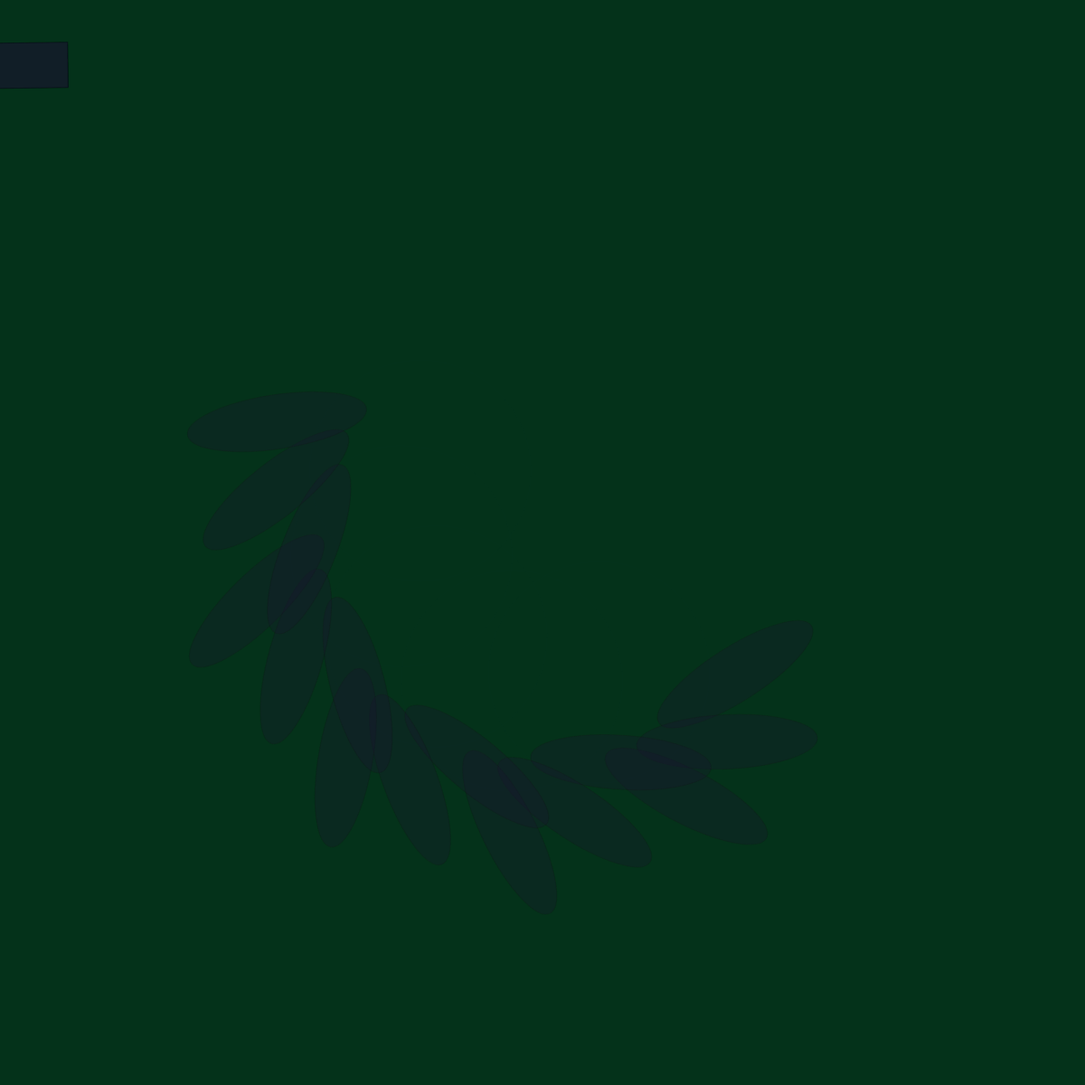
Frame 1 (no input)
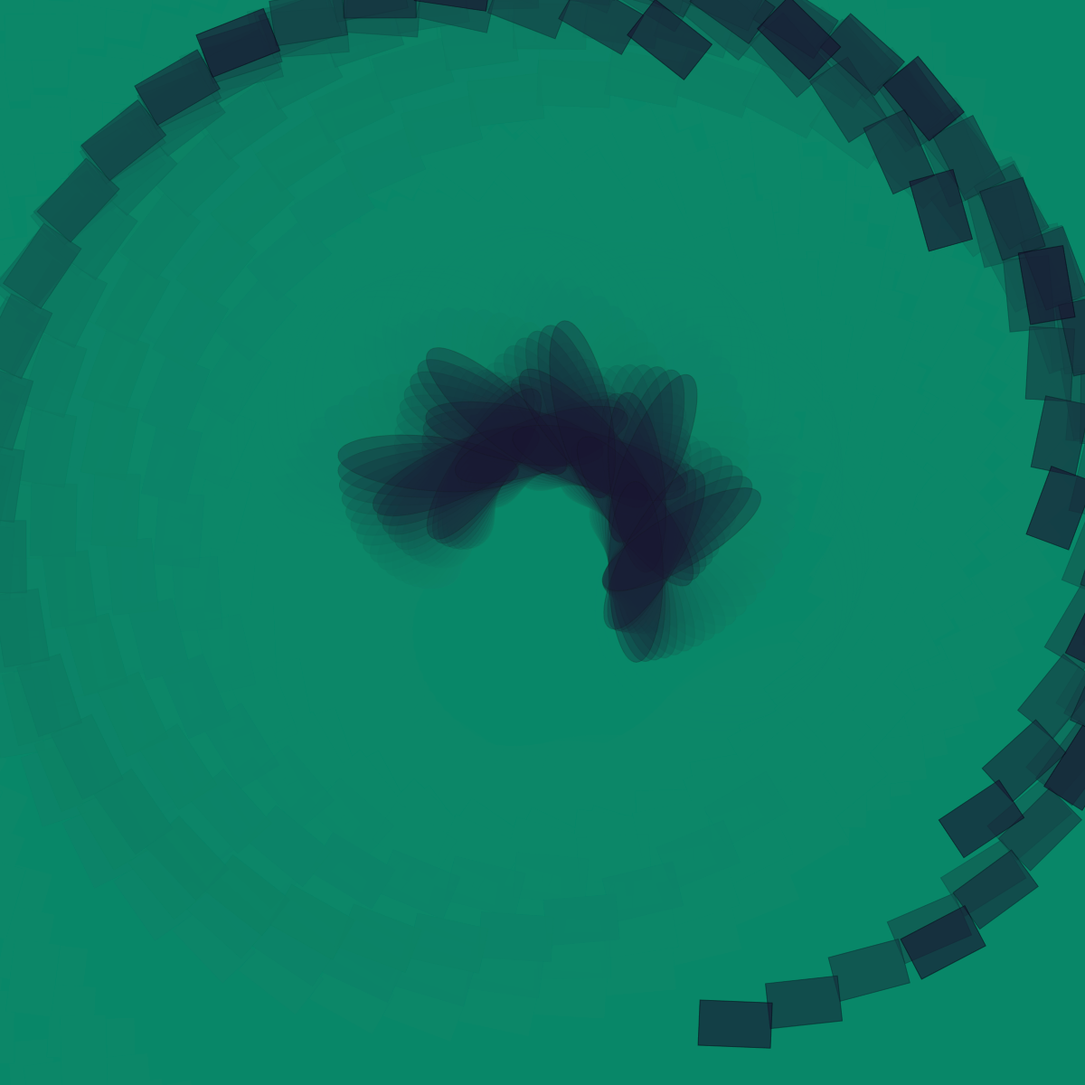
Frame 60 (no input)
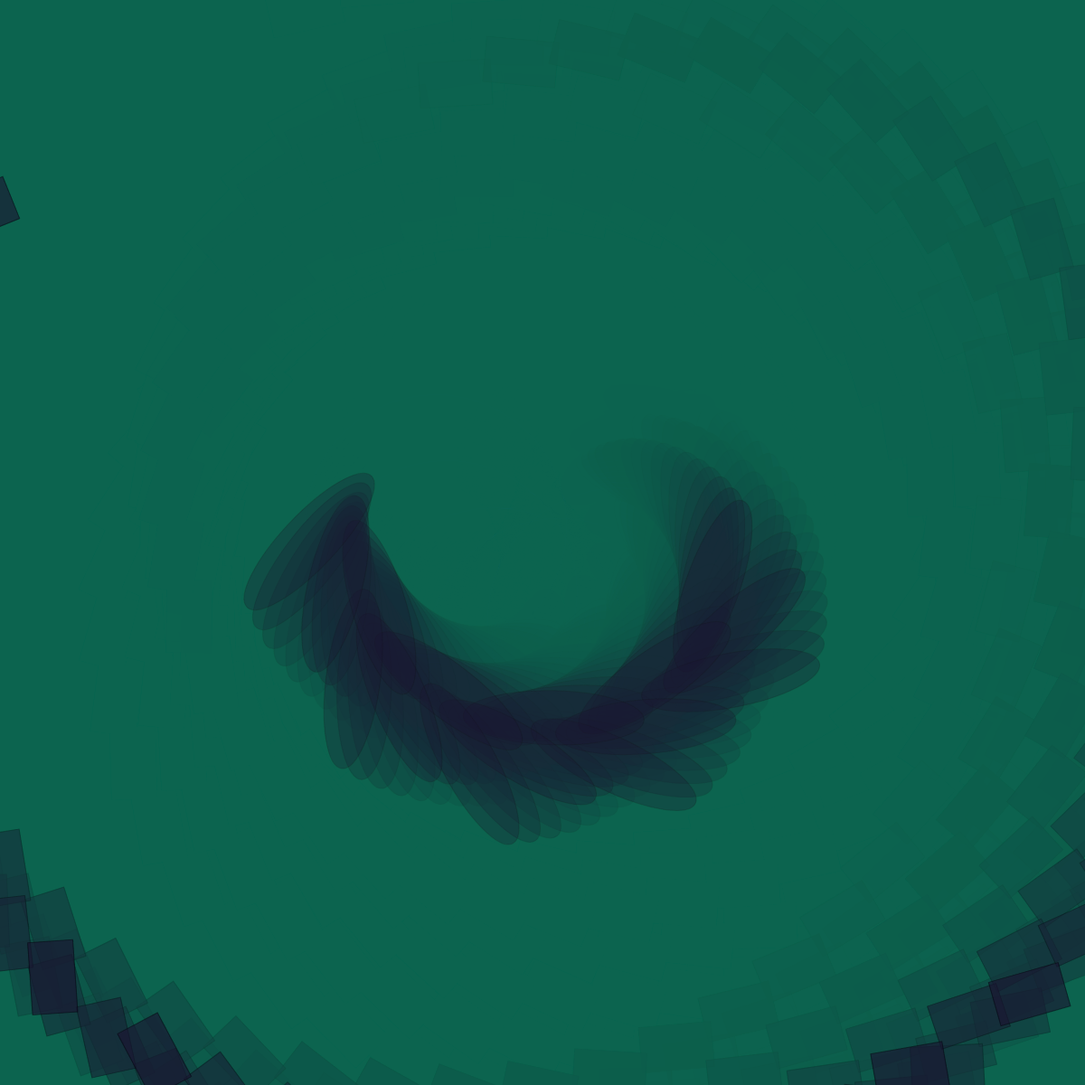
Frame 120 (the mouse pressed at the canvas centre since frame 60)

The p5.js sketch that drew these frames (run headless with seeded random() and noise() and a simulated clock; from frame 60 on, the mouse is pressed at the canvas centre):

// p5.js sketch
// ── sketch.js
var A = 6.0 ; //angle
var S = 0.05;// speed
var Sc ; //dist of the circle from the particular center

function setup() {
  createCanvas(1200,1200);
  noStroke;
   background(2,22,1);
}

function draw() {
	scale(2); // whole canvas has been scaled for cinematic effects
  var Ball0 = map(A/2,10,S/2,20,100);
  var Ball1 = map(A/2,20,S/2,30,100);
  var Ball2 = map(A/2,20,S/2,10,300);
  
  // ---------------- background color change -----------------------
  var R =map(A/2,10,S/2,10,13) ; var G =map(A/2,10,S/2,10,229) ; var B =map(A/2,10,S/2,10,178) ;
 background(R,G,B,50);
 
 
  translate(width/4, height/4);   // position of the center
  
  //----- OBJECT 1 ----
  
  rotate(A);  // spin object 1 
  for (var i= 0; i<5 ;i++){
    push();
     rotate(i*PI/5);    
     translate(10, Ball1);
     Sc = map(A/2,20,S/2,0,50)
     var x = cos(A)*Sc;          
     var y = sin(A)*Sc;
     var O1 = map(A/2,20,S/2,0,25);
     stroke(6,40,160,01);
     fill(167,45,16,0);
     var r1 = map(A/2,20,S/2,250,100);
     ellipse(0,y,r1,r1);
           
          // ------ OBJECT 2 -----
          rotate(A);
          for (var j= 0; j<3 ;j++){
            push();
            rotate(j*PI/6);
            translate(Ball0/3, Ball1/3);
            strokeWeight(.5);
            stroke(25,50);
            fill(26,21,47,70);
             var r2 = map(A/2,80,S/2,500,30);
            ellipse(x,0,100,30);
                  
                 // ---- OBJECT3 ----
                  rotate(A);
                  for (var k= 0; k<3 ;k++){
                  push();
                  rotate(PI/3);
                  translate(Ball1, Ball2);
                  //fill(56,69,169);
                    var r3 = map(A/2,80,S/2,250,50);
                    var O3 = map(A/2,80,S/2,0,50);
                    stroke(5,6,16,O3);
                  rect(x,0,40,25);
                  pop();
              }
          pop();
      }
     pop();
  }
  
  A += S;
}

function mousePressed(){
 background(14,25,12);
}
